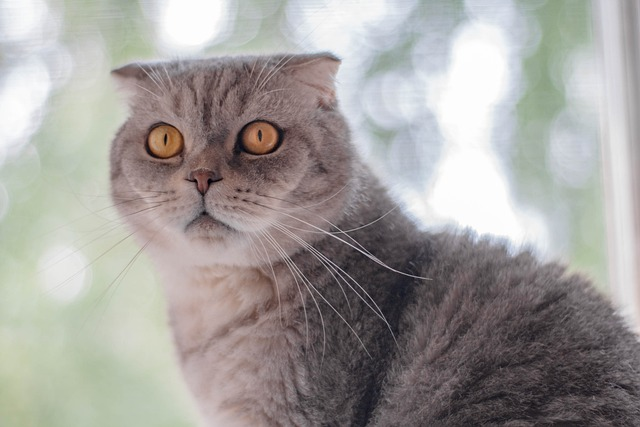
#> input picture images/img.jpg, 640 x 427 px
$ jupyter execute '07. 이미지 자르기.ipynb'
#> lines starting #> are read from the running program, lines starting #| are printed output that depends on the picture; after the words box and inside, x2 and y2 are one past the last pixel; in counts of white or black regions, pixels touching at a corner belong together
# 7. 이미지 자르기

영역을 잘라서 새로운 위도우(창)에 표시

[cell 1]
import cv2
img = cv2.imread('images/img.jpg')
#> img is the input picture: shape (427, 640, 3); mean B, G, R 156.4, 159.1, 162.5
# img.shape (427, 640, 3)

crop = img[100:200,200:400] # 세로 기준 100: 200 까지, 가로 기준 300: 400 까지 자름
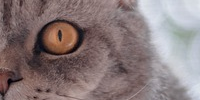
#> crop: shape (100, 200, 3); mean B, G, R 122.1, 121.5, 136.6

cv2.imshow('img',img)
cv2.imshow('crop',crop)

cv2.waitKey(0)
cv2.destroyAllWindows()

영역을 잘라서 기존 윈도우에 표시

[cell 2]
import cv2
img = cv2.imread('images/img.jpg')
# img.shape (427, 640, 3)

crop = img[100:200,200:400] # 세로 기준 100: 200 까지, 가로 기준 300: 400 까지 자름

img[100:200, 400:600] = crop
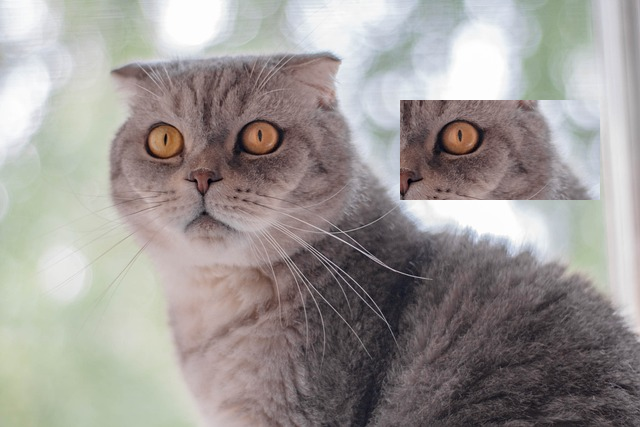
#> img: shape (427, 640, 3); 7.32% of pixels changed, all inside (x1, y1, x2, y2) = (400, 100, 600, 200)

cv2.imshow('img',img)# 원본 이미지


cv2.waitKey(0)
cv2.destroyAllWindows()

$ run again, with images/book.jpg copied over images/img.jpg
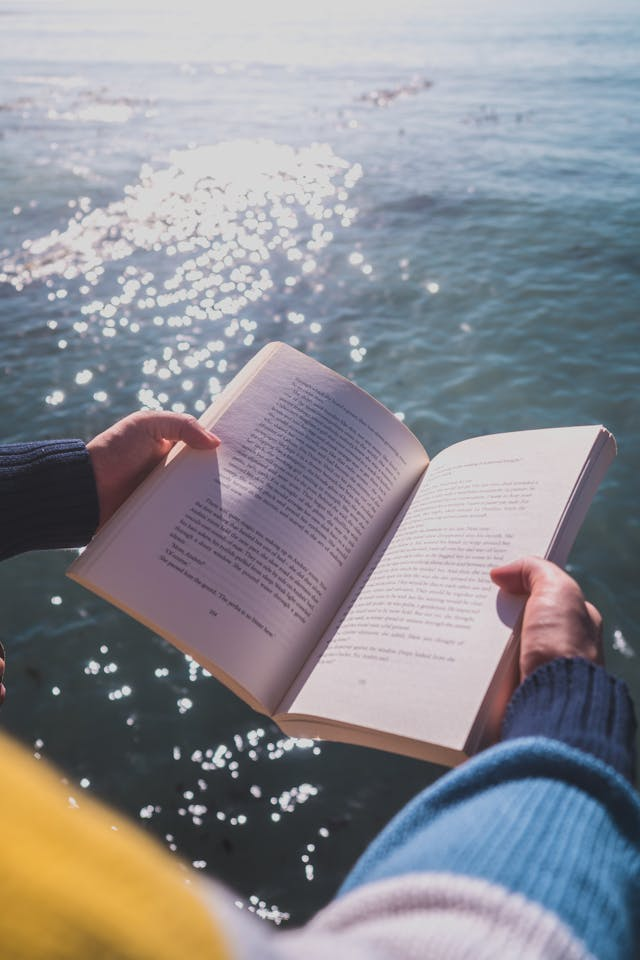
#> input picture images/book.jpg, 640 x 960 px
#> img is the input picture: shape (960, 640, 3); mean B, G, R 145.7, 139.8, 139.5
#> `crop = img[100:200,200:400]`:
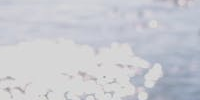
#> crop: shape (100, 200, 3); mean B, G, R 207.9, 201.2, 199.5
#> `img[100:200, 400:600] = crop`:
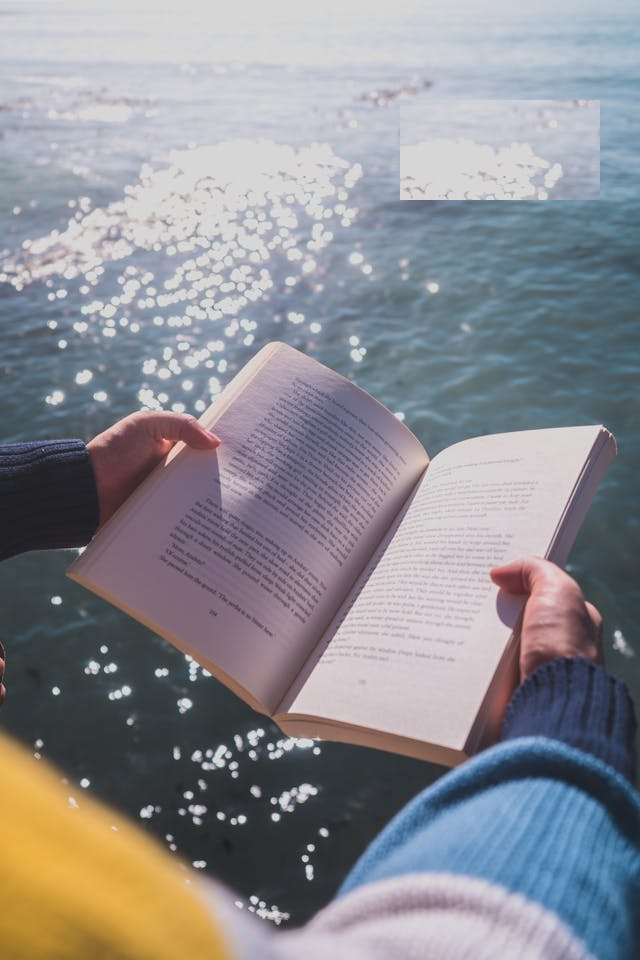
#> img: shape (960, 640, 3); 3.26% of pixels changed, all inside (x1, y1, x2, y2) = (400, 100, 600, 200)

$ run again, with images/newspaper.jpg copied over images/img.jpg
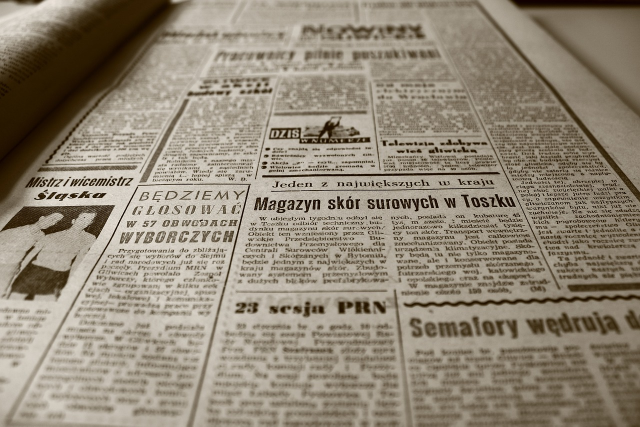
#> input picture images/newspaper.jpg, 1280 x 853 px (shown at 1/2 size)
#> img is the input picture: shape (853, 1280, 3); mean B, G, R 118.6, 135.1, 145.4
#> `crop = img[100:200,200:400]`:
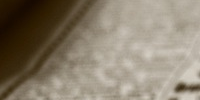
#> crop: shape (100, 200, 3); mean B, G, R 109.9, 127.1, 137.9
#> `img[100:200, 400:600] = crop`:
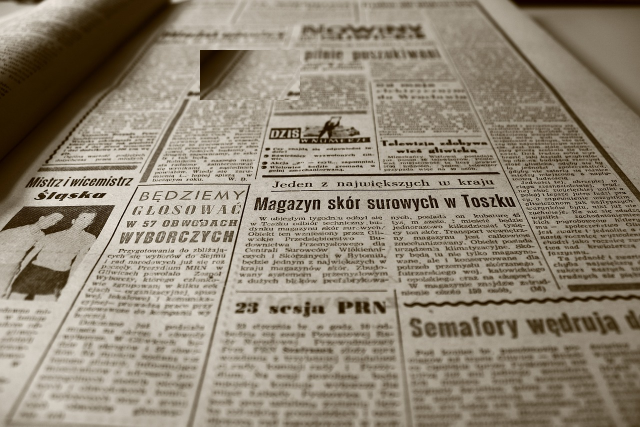
#> img: shape (853, 1280, 3) (shown at 1/2 size); 1.83% of pixels changed, all inside (x1, y1, x2, y2) = (400, 100, 600, 200)
